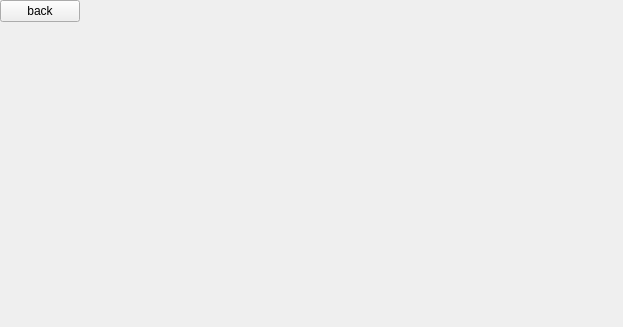
<?xml version="1.0" encoding="UTF-8"?>
<ui version="4.0">
 <class>RunWindow</class>
 <widget class="QMainWindow" name="RunWindow">
  <property name="geometry">
   <rect>
    <x>0</x>
    <y>0</y>
    <width>623</width>
    <height>327</height>
   </rect>
  </property>
  <property name="windowTitle">
   <string>MainWindow</string>
  </property>
  <widget class="QWidget" name="centralWidget">
   <property name="sizePolicy">
    <sizepolicy hsizetype="Expanding" vsizetype="Expanding">
     <horstretch>0</horstretch>
     <verstretch>0</verstretch>
    </sizepolicy>
   </property>
   <layout class="QVBoxLayout" name="verticalLayout">
    <property name="spacing">
     <number>0</number>
    </property>
    <property name="leftMargin">
     <number>0</number>
    </property>
    <property name="topMargin">
     <number>0</number>
    </property>
    <property name="rightMargin">
     <number>0</number>
    </property>
    <property name="bottomMargin">
     <number>0</number>
    </property>
    <item>
     <layout class="QHBoxLayout" name="horizontalLayout">
      <item>
       <widget class="QPushButton" name="btnBack">
        <property name="text">
         <string>back</string>
        </property>
       </widget>
      </item>
      <item>
       <spacer name="horizontalSpacer">
        <property name="orientation">
         <enum>Qt::Horizontal</enum>
        </property>
        <property name="sizeHint" stdset="0">
         <size>
          <width>40</width>
          <height>20</height>
         </size>
        </property>
       </spacer>
      </item>
     </layout>
    </item>
    <item>
     <widget class="RZQtConsoleWidget" name="console" native="true">
      <property name="sizePolicy">
       <sizepolicy hsizetype="Expanding" vsizetype="Expanding">
        <horstretch>0</horstretch>
        <verstretch>0</verstretch>
       </sizepolicy>
      </property>
     </widget>
    </item>
   </layout>
  </widget>
 </widget>
 <layoutdefault spacing="6" margin="11"/>
 <customwidgets>
  <customwidget>
   <class>RZQtConsoleWidget</class>
   <extends>QWidget</extends>
   <header>RZQtConsoleWidget.h</header>
   <container>1</container>
  </customwidget>
 </customwidgets>
 <resources/>
 <connections/>
</ui>
